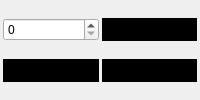
                  <widget class="QWidget" name="pgFlashPlayer_9">
                   <layout class="QGridLayout" name="gridLayout_21">
                    <property name="leftMargin">
                     <number>3</number>
                    </property>
                    <property name="topMargin">
                     <number>3</number>
                    </property>
                    <property name="rightMargin">
                     <number>3</number>
                    </property>
                    <property name="bottomMargin">
                     <number>3</number>
                    </property>
                    <property name="spacing">
                     <number>3</number>
                    </property>
                    <item row="0" column="0">
                     <widget class="QSpinBox" name="numFlashPlayerDuration"/>
                    </item>
                    <item row="0" column="1">
                     <widget class="QToolButton" name="btnFlashPlayerColor1">
                      <property name="sizePolicy">
                       <sizepolicy hsizetype="Preferred" vsizetype="Fixed">
                        <horstretch>0</horstretch>
                        <verstretch>0</verstretch>
                       </sizepolicy>
                      </property>
                      <property name="styleSheet">
                       <string notr="true">background-color: rgb(0, 0, 0);</string>
                      </property>
                      <property name="text">
                       <string/>
                      </property>
                      <property name="arrowType">
                       <enum>Qt::DownArrow</enum>
                      </property>
                     </widget>
                    </item>
                    <item row="1" column="1">
                     <widget class="QToolButton" name="btnFlashPlayerColor3">
                      <property name="sizePolicy">
                       <sizepolicy hsizetype="Preferred" vsizetype="Fixed">
                        <horstretch>0</horstretch>
                        <verstretch>0</verstretch>
                       </sizepolicy>
                      </property>
                      <property name="styleSheet">
                       <string notr="true">background-color: rgb(0, 0, 0);</string>
                      </property>
                      <property name="text">
                       <string/>
                      </property>
                      <property name="arrowType">
                       <enum>Qt::DownArrow</enum>
                      </property>
                     </widget>
                    </item>
                    <item row="1" column="0">
                     <widget class="QToolButton" name="btnFlashPlayerColor2">
                      <property name="sizePolicy">
                       <sizepolicy hsizetype="Preferred" vsizetype="Fixed">
                        <horstretch>0</horstretch>
                        <verstretch>0</verstretch>
                       </sizepolicy>
                      </property>
                      <property name="styleSheet">
                       <string notr="true">background-color: rgb(0, 0, 0);</string>
                      </property>
                      <property name="text">
                       <string/>
                      </property>
                      <property name="arrowType">
                       <enum>Qt::DownArrow</enum>
                      </property>
                     </widget>
                    </item>
                   </layout>
                  </widget>
